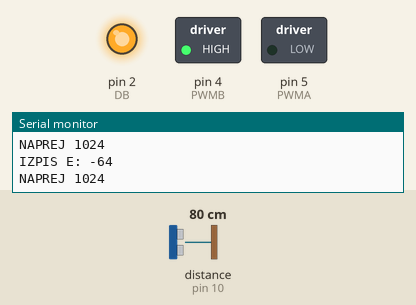
Bench run of a sketch on a simulated Arduino Uno, built with avr-gcc and run on an emulated ATmega328P. Shown: switched loads named in the sketch (green lamp = pin HIGH), output pins drawn as LEDs (lit = HIGH), the last lines printed to the serial monitor. Wiring (inferred from the names in the program): ultrasonic range finder: trigger pin 15; echo pin 10. The inputs (shaded band) are chosen by the test bench; at power-on: distance to the obstacle (sensor on pin 10) 80 cm. The echo pulse lasts 58.3 µs per cm; pins used as bus, display or sensor lines are not drawn.

Above: at 4.2 s.
4.3 s: distance to the obstacle (sensor on pin 10) set to 2 cm
At 5.3 s:
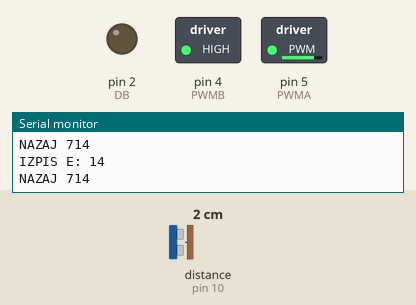
6.0 s: distance to the obstacle (sensor on pin 10) set to 4 cm
At 6.6 s:
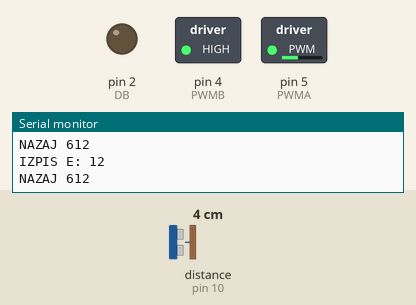
7.5 s: distance to the obstacle (sensor on pin 10) set to 18 cm
At 7.9 s:
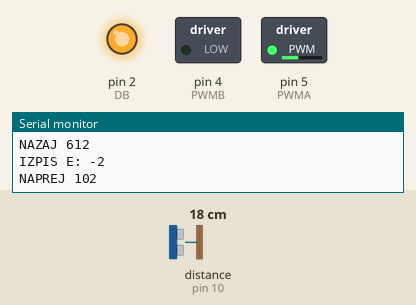
9.0 s: distance to the obstacle (sensor on pin 10) set to 35 cm
At 9.4 s:
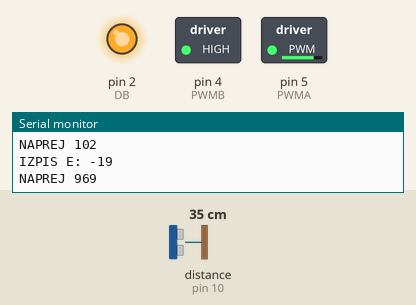
Timing chart, 0 to 11.5 s (numbered marks = the images above; inputs shaded):
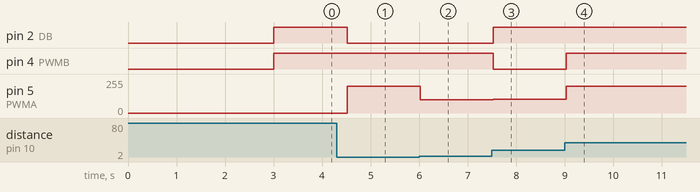

The sketch:

Car_Senzor1.ino
```cpp
//-----------------------------------------------------------------------
// --- Meritev razdalje s pomočjo ultrazvočnega senzorja HC-SR04---------

int PWMA=5; //Moč motorja A    D1
int PWMB=4; //Moč motorja B    D2
int DA=0;   //Smer vrtenja motorja A   D3
int DB=2;   //Smer vrtenja motorja B   D4
#define trigPin 15        // Pin oddajnika/sprožilca  SD3
#define echoPin 10        // Pin sprejemnika          D8
long cas_odboja;
long razdalja;
int MOC = 0;
int MAX = 1024/20;
int MIN = 1024/20;
int E = 0;
int zeljenarazdalja = 15;


//-----------------------------------------------------------------------
// --- Začetni pogoji ---------------------------------------------------
void setup() {
  Serial.begin (9600);
  delay (3000);
  Serial.println("Meritev razdalje.");

  pinMode(trigPin, OUTPUT);
  pinMode(echoPin, INPUT);
  pinMode(PWMA, OUTPUT);
  pinMode(PWMB, OUTPUT);
  pinMode(DA, OUTPUT);
  pinMode(DB, OUTPUT);


}


//-----------------------------------------------------------------------
// --- Neskončna zanka --------------------------------------------------
void loop() {

  digitalWrite(trigPin, LOW);               //Ugasnemo ultrazvočni oddajnik
  delayMicroseconds(2);
  digitalWrite(trigPin, HIGH);              //Vključimo ultrazvočni oddajnik
  delayMicroseconds(10);                    //Oddajamo 10 mikrosekund
  digitalWrite(trigPin, LOW);               //Ugasnemo ultrazvočni oddajnik
  cas_odboja = pulseIn(echoPin, HIGH);      //Vključimo ultrazvočni sprejemnik in merimo čas odboja
  razdalja = (cas_odboja/2) / 29.1;         //Preračun časa v razdaljo

  E = zeljenarazdalja - razdalja;

  Serial.println("IZPIS E: " + String(E));
  if (E <= 0)

  {
    MOC = - E*MAX;
    if (MOC > 1024)MOC = 1024;
    if (MOC <= 0)MOC = 0;

    Serial.println("NAPREJ " + String(MOC));
    digitalWrite(DA, LOW);     // Nastavitev smeri vrtenja motorja A
    analogWrite(PWMA, MOC);   // Omogočimo izhod za motor A
    digitalWrite(DB, HIGH);
    analogWrite(PWMB, MOC);
  }

  else
  {
    MOC = E*MIN;
    if (MOC > 1024)MOC = 1024;
    if (MOC <= 0)MOC = 0;

    Serial.println("NAZAJ " + String(MOC));
    digitalWrite(DA, HIGH);
    analogWrite(PWMA, MOC);
    digitalWrite(DB, LOW);
    analogWrite(PWMB, MOC);

  }


  delay(500);

}
```

Measured:
- after the input at 4.3 s, pin 2 (DB): HIGH → LOW after 0.22 s; pin 5 (PWMA): 0/255 → 202/255 after 0.22 s
- after the input at 6.0 s, pin 5 (PWMA): 202/255 → 100/255 at once
- after the input at 7.5 s, pin 2 (DB): LOW → HIGH at once; pin 4 (PWMB): HIGH → LOW at once; pin 5 (PWMA): 100/255 → 102/255 at once
- after the input at 9.0 s, pin 4 (PWMB): LOW → HIGH at once; pin 5 (PWMA): 102/255 → 201/255 at once
